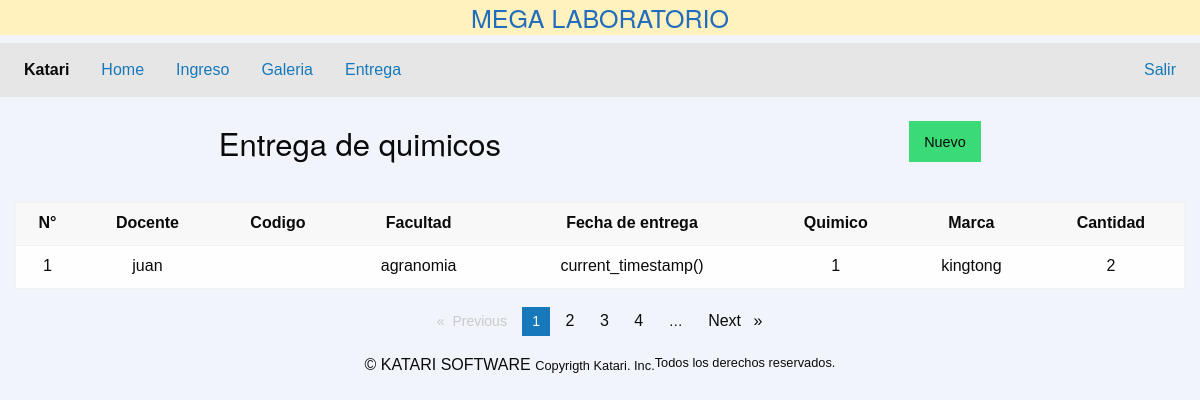
/entrega/GetEntrega (signed in), run on an earlier commit of the app's database.
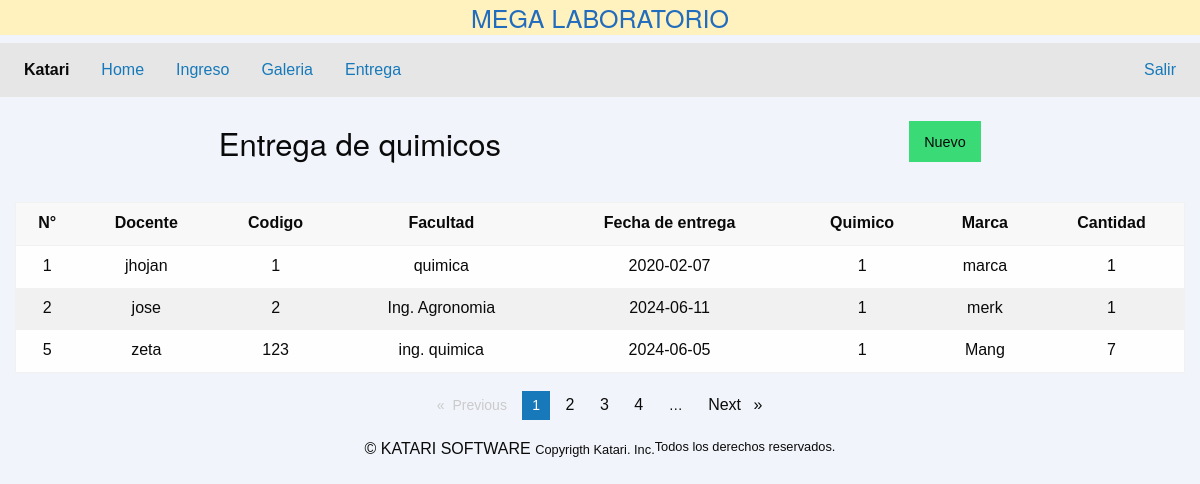
And on a later commit of the database.
### tables this page shows
CREATE TABLE `entregaquimicos` (
  `identrega` int(11) NOT NULL AUTO_INCREMENT,
  `idquimico` int(11) NOT NULL,
  `feEntrega` date DEFAULT NULL,
  `codSalida` int(11) DEFAULT NULL,
  `cantidad` int(11) DEFAULT 0,
  `descripcion` text DEFAULT NULL,
  `marca` varchar(100) DEFAULT NULL,
  `facultad` varchar(200) DEFAULT NULL,
  `docente` varchar(100) DEFAULT NULL,
  PRIMARY KEY (`identrega`),
  KEY `idquimico` (`idquimico`),
  CONSTRAINT `entregaquimicos_ibfk_1` FOREIGN KEY (`idquimico`) REFERENCES `quimicos` (`idquimico`)
);

### libs/controller.php (called while the page is built, shortened)
<?php
class Controller
{
  function loadModel($model)
  {
    $url = 'models/' . $model . "model.php";
  }
}

### libs/view.php (called while the page is built, shortened)
<?php
class View
{
  function Render($nombre)
  {
    require 'views/' . $nombre . '.php';
  }
}

### controller/entrega.php (called while the page is built, shortened)
<?php
class Entrega extends Controller
{
	function getEntrega()
	{
   		$data = $this->model->getEntrega();
		$this->view->data = $data;
		$this->view->Render('entrega/index');
	}
}

### index.php (called while the page is built, shortened)
<?php
require_once "libs/Conexion.php";
require_once "libs/controller.php";
require_once "libs/view.php";
require_once "libs/app.php";
$app = new App();

### libs/Conexion.php (called while the page is built, shortened)
<?php
class Conexion
{
  public $conn;
  function __construct()
  {
    $host = constant('HOST');
    $user = constant('USER');
    $pass = constant('PASSWORD');
    $db   = constant('DB');
    $this->conn = new mysqli($host, $user, $pass, $db);
    return $this->conn;
  }
  public function ConsultaCon($sql)
  {
    if (!$result = $this->conn->query($sql)) {
      echo "Error: " . mysqli_error($this->conn);
      return false;
      exit();
    }
    return $result;
  }
}

### models/entregamodel.php (called while the page is built, shortened)
<?php
class Entregamodel extends Model
{
    public function GetEntrega()
    {
        $sql = "SELECT identrega, idquimico, feEntrega, codSalida, cantidad, descripcion, marca, facultad, docente FROM entregaquimicos;";
        $data = $this->conn->ConsultaCon($sql);
        return $data;
    }
}
?>

### views/entrega/index.php (the view, shortened to what this page needs)
<?php require ('views/header.php');?>
<br>
<div class="grid-container">
	<div class="grid-x align-spaced">
		<h3>Entrega de quimicos</h3>
		<a class="button success" href="<?php constant('URL');?>nuevo">Nuevo</a>
	</div>
    <br>
	<div class="grid-x text-center">
		<table>
			<thead>
				<tr>
					<th class="text-center">N°</th>
					<th class="text-center">Docente</th>
					<th class="text-center">Codigo</th>
					<th class="text-center">Facultad</th>
					<th class="text-center">Fecha de entrega</th>
					<th class="text-center">Quimico</th>
					<th class="text-center">Marca</th>
					<th class="text-center">Cantidad</th>
				</tr>
			</thead>
			<tbody id="personal-data">
			<?php
				$data = $this->data;
				while ($row = $data->fetch_array(MYSQLI_ASSOC)) {
							echo "
							<tr>
								<td>".$row["identrega"]."</td>
								<td>".$row["docente"]."</td>
								<td>".$row["codSalida"]."</td>
								<td>".$row["facultad"]."</td>
								<td>".$row["feEntrega"]."</td>
								<td>".$row["idquimico"]."</td>
								<td>".$row["marca"]."</td>
								<td>".$row["cantidad"]."</td>
							</tr>
							";
						}
				?>
			</tbody>
		</table>
	</div>
</div>
		<ul class="pagination-pointed pagination text-center" role="navigation" aria-label="Pagination">
		<li class="pagination-previous disabled">Previous <span class="show-for-sr">page</span></li>
		<li class="current"><span class="show-for-sr">You're on page</span> 1</li>
		<li><a class="pagination-pointed-button" href="#" aria-label="Page 2">2</a></li>
		<li><a class="pagination-pointed-button" href="#" aria-label="Page 3">3</a></li>
		<li><a class="pagination-pointed-button" href="#" aria-label="Page 4">4</a></li>
		<li class="ellipsis" aria-hidden="true"></li>
		<li class="pagination-next"><a class="pagination-pointed-button" href="#" aria-label="Next page">Next <span class="show-for-sr">page</span></a></li>
		</ul>
<?php require ('views/footer.php');?>

### libs/app.php (shortened to what this page needs)
<?php
class App
{
  function __construct()
  {
    $url = $_GET['url'];
    $url = rtrim($url, '/');
    $url = explode('/', $url);
    if ($_SESSION['katari']) {
      $archivoController = "controller/" . $url[0] . ".php";
      if (file_exists($archivoController)) {
        $controller = new $url[0];
        $controller->loadModel($url[0]);
        $nparam = sizeof($url);
        if ($nparam > 1) {
          if ($nparam > 2) {
            $param = [];
            for ($i = 2; $i < $nparam; $i++) {
              array_push($param, $url[$i]);
            }
            $controller->{$url[1]}($param);
          } else {
            $controller->{$url[1]}();
          }
        } else {
          $controller->render();
        }
      } else {
        require "controller/error.php";
        $controller = new ErrorGeneral();
        $controller->render();
      }
    }
  }
}

### views/header.php (shortened to what this page needs)
<!doctype html>
<html class="no-js" lang="es">
<head>
  <link rel="stylesheet" href="<?php echo constant('URL') . 'public/css/estilo.css' ?>">
  <link rel="stylesheet" href="<?php echo constant('URL') . 'public/foundation/css/foundation.css' ?>">
  <link rel="stylesheet" href="<?php echo constant('URL') . 'public/foundation/css/foundation-float.css' ?>">
  <link rel="stylesheet" href="<?php echo constant('URL') . 'public/foundation/css/foundation-prototype.css' ?>">
  <link rel="stylesheet" href="https://cdnjs.cloudflare.com/ajax/libs/font-awesome/6.5.1/css/all.min.css" />
  <link rel="stylesheet" href="<?php echo constant('URL') . 'public/css/sidebar.css' ?>">
</head>
<body>
  <div class="grid-container-fluid">
    <div class="grid-x">
      <div class="cell">
        <h4 class="titulo">MEGA LABORATORIO</h4>
      </div>
    </div>
    <div class="grid-x">
      <div class="cell">
        <div class="top-bar" id="responsive-menu">
          <div class="top-bar-left">
            <ul class="dropdown menu" data-dropdown-menu>
              <li class="menu-text">Katari</li>
              <li class="has-submenu">
              <li><a href="<?php echo constant('URL'); ?>dashboard">Home</a></li>
              <li><a href="<?php echo constant('URL'); ?>ingreso">Ingreso</a></li>
              <li><a href="<?php echo constant('URL'); ?>galeria">Galeria</a></li>
              <li><a href="<?php echo constant('URL'); ?>entrega/GetEntrega">Entrega</a></li>
             </ul>
          </div>
          <div class="top-bar-right">
            <ul class="menu">
              <li><a href="<?php echo constant('URL'); ?>login/logout">Salir</a></li>
            </ul>
          </div>
        </div>
      </div>
    </div>
  </div>

### views/footer.php (shortened to what this page needs)
<div class="grid-x align-center">
  <small class="copyright">
    <span class=""> ©
      KATARI SOFTWARE
    </span>
    Copyrigth Katari. Inc.</small>
  <small class="copyright">Todos los derechos reservados.</small>
</div>
</body>
</html>

### public/css/estilo.css (style rules this page uses)
* { font-family: 'Ubuntu', sans-serif; font-size: 16px; }
.titulo { background-color: #FFF2BF; color: #226CBD; text-align: center; }

### public/css/sidebar.css (style rules this page uses)
:root { --background-color: #f1f4fa; --primary-color: #090e14; --gray: #445569; --blue: #263950; --text: white; --sidebar-gray: #111926; --sidebar-gray-light: #d8dce0; --sidebar-gray-background: #373e4a; --sidebar-gray-active: #2b313a; --sidebar-gray-hover: #2b313a; --success: #00c896; }
body { background-color: var(--background-color); font-family: "Poppins", sans-serif; }

What changed in the data, as far as the page shows it:
changed entregaquimicos id 1: docente "juan" → "jhojan"; codSalida (not shown) → "1"; facultad "agranomia" → "quimica"; feEntrega "current_timestamp()" → "2020-02-07"; marca "kingtong" → "marca"; cantidad "2" → "1"
added entregaquimicos: identrega "2", docente "jose", codSalida "2", facultad "Ing. Agronomia", feEntrega "2024-06-11", idquimico "1", marca "merk", cantidad "1"
added entregaquimicos: identrega "5", docente "zeta", codSalida "123", facultad "ing. quimica", feEntrega "2024-06-05", idquimico "1", marca "Mang", cantidad "7"
